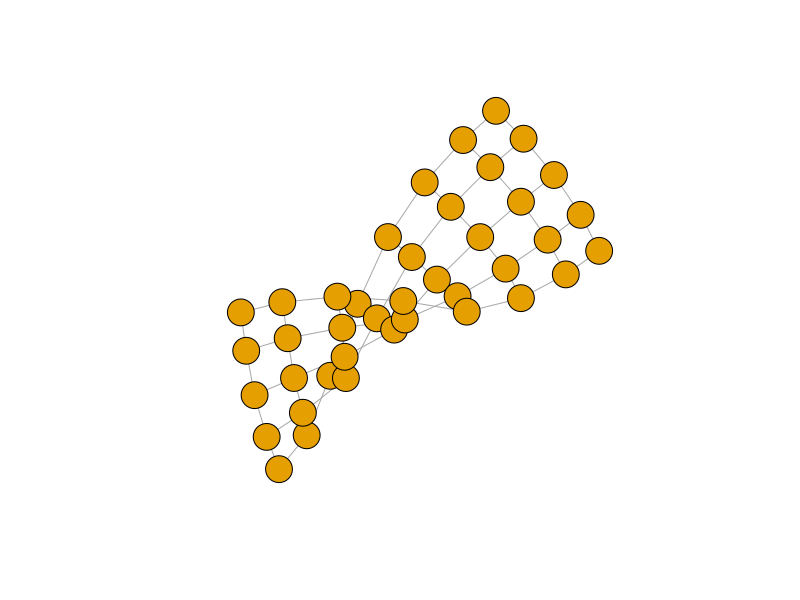
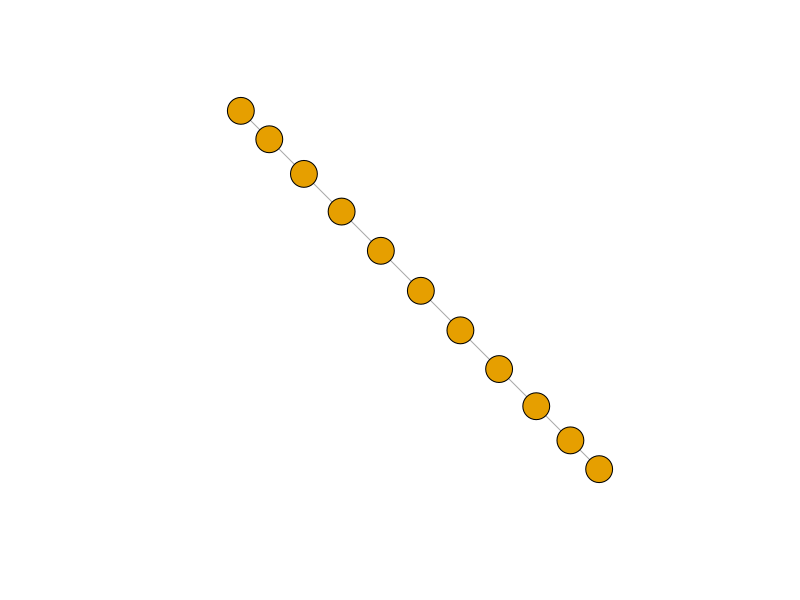
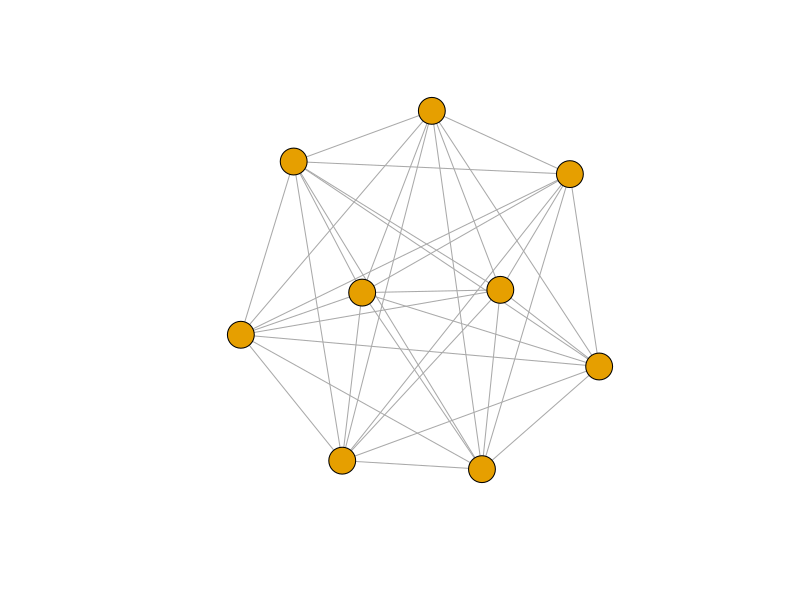
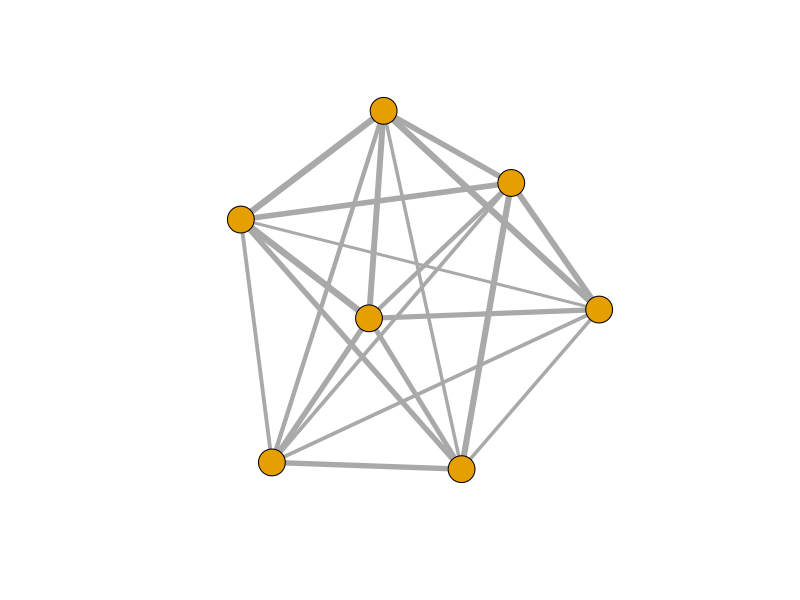
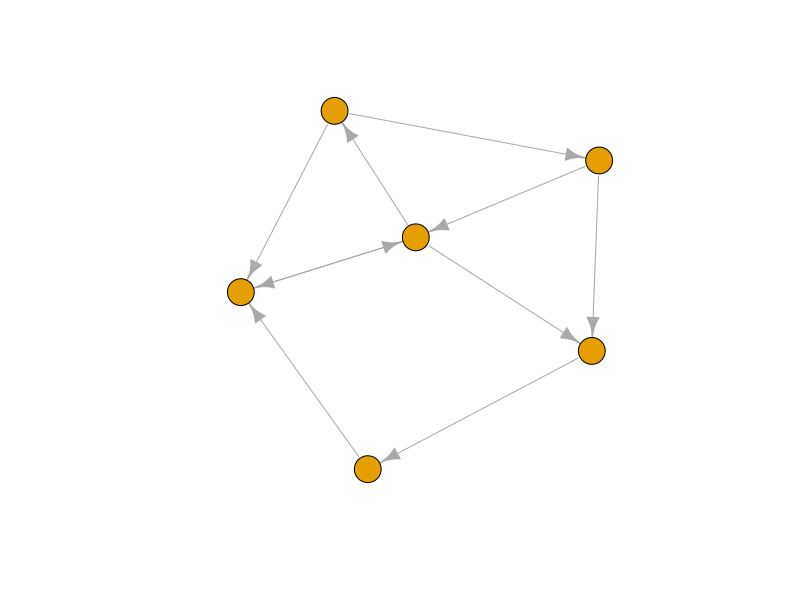

Reproduce these figures in R, in order.
## ---- chunk 1
library(igraph)
## ---- chunk 2

lattice_graph <- function(nrow = 4, ncol = 5, quiet = F) {
    n_elements <- nrow * ncol
    
    am <- matrix(data = 0,
                 nrow = n_elements,
                 ncol = n_elements)
    
    for (i in 1:(n_elements)) {
        if (i %% ncol != 0) am[i,i + 1] <- 1
        if (i + ncol <= n_elements) am[i,i + ncol] <- 1
    }
    
    graph <- graph_from_adjacency_matrix(am, mode = "undirected")
    V(graph)$label <- ""
    
    if (!quiet) {
        graph |> plot()
      }
    return(graph)
}

lg <- lattice_graph(5, 8)
## ---- chunk 3

chain <- lattice_graph(1, 11)
## ---- chunk 4

complete_graph <- function(n = 5, quiet = F) {
    am <- matrix(data = 1,
                 nrow = n,
                 ncol = n) - diag(n)
    graph <- graph_from_adjacency_matrix(am, mode = "undirected")
    V(graph)$label <- ""
    
    if (!quiet) {
        graph |> plot()
    }
    return(graph)
}

cg <- complete_graph(9)
## ---- chunk 5

random_weighted_graph <- function(n = 5, quiet = F) {
    am <- matrix(data = runif(n ** 2, 0, 5),
                 nrow = n,
                 ncol = n)
    diag(am) <- 0
    
    graph <- graph_from_adjacency_matrix(am, weighted = TRUE, mode = "undirected")
    E(graph)$width <- E(graph)$weight + min(E(graph)$weight)
    V(graph)$label <- ""
    
    if (!quiet) {
        graph |> plot()
    }
    return(graph)
}

rwg <- random_weighted_graph(7)
## ---- chunk 6

random_directed_graph <- function(n = 5, quiet = F) {
    am <- matrix(data = runif(n ** 2, 0, 1),
                 nrow = n,
                 ncol = n)
    diag(am) <- 0
    am[am > 0.7] <- 1
    am[am != 1] <- 0 
    graph <- graph_from_adjacency_matrix(am, mode = "directed")
    V(graph)$label <- ""
    
    if (!quiet) {
        graph |> plot()
    }
    return(graph)
}

rdg <- random_directed_graph(6)
